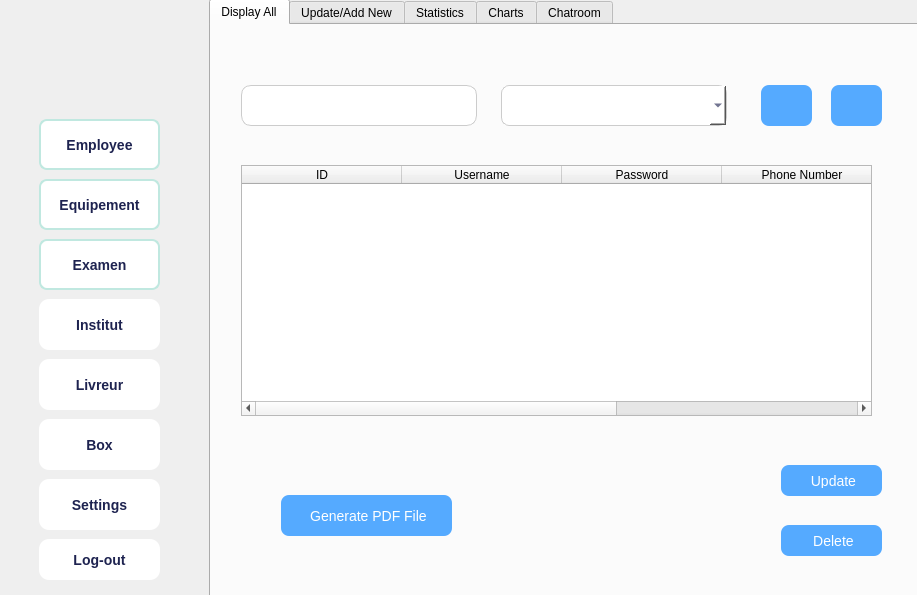
<?xml version="1.0" encoding="UTF-8"?>
<ui version="4.0">
 <class>Dialog</class>
 <widget class="QDialog" name="Dialog">
  <property name="geometry">
   <rect>
    <x>0</x>
    <y>0</y>
    <width>917</width>
    <height>595</height>
   </rect>
  </property>
  <property name="windowTitle">
   <string>Dialog</string>
  </property>
  <widget class="QWidget" name="LeftMenu" native="true">
   <property name="geometry">
    <rect>
     <x>-1</x>
     <y>-1</y>
     <width>211</width>
     <height>601</height>
    </rect>
   </property>
   <widget class="QWidget" name="verticalWidget" native="true">
    <property name="geometry">
     <rect>
      <x>0</x>
      <y>-10</y>
      <width>211</width>
      <height>671</height>
     </rect>
    </property>
    <property name="styleSheet">
     <string notr="true"> background: qlineargradient(
        x1: 0, y1: 0,
        x2: 0, y2: 1,
        stop: 0 #e3f2fd,   /* very light blue */
        stop: 0.5 #90caf9, /* soft sky blue */
        stop: 1 #1565c0    /* deep blue */
    );</string>
    </property>
    <widget class="QPushButton" name="pushButton">
     <property name="geometry">
      <rect>
       <x>40</x>
       <y>130</y>
       <width>121</width>
       <height>51</height>
      </rect>
     </property>
     <property name="font">
      <font>
       <pointsize>-1</pointsize>
       <bold>true</bold>
      </font>
     </property>
     <property name="styleSheet">
      <string notr="true"> background-color: #FFFFFF;
    border: 2px solid #C0E8E0;
    border-radius: 8px;
    padding: 6px 10px;
    font-size: 14px;
    color: #1E2350;</string>
     </property>
     <property name="text">
      <string>Employee</string>
     </property>
     <property name="icon">
      <iconset resource="Ressources.qrc">
       <normaloff>:/new/prefix1/Ressources/user-48.png</normaloff>:/new/prefix1/Ressources/user-48.png</iconset>
     </property>
    </widget>
    <widget class="QPushButton" name="pushButton_2">
     <property name="geometry">
      <rect>
       <x>40</x>
       <y>190</y>
       <width>121</width>
       <height>51</height>
      </rect>
     </property>
     <property name="font">
      <font>
       <pointsize>-1</pointsize>
       <bold>true</bold>
      </font>
     </property>
     <property name="styleSheet">
      <string notr="true"> background-color: #FFFFFF;
    border: 2px solid #C0E8E0;
    border-radius: 8px;
    padding: 6px 10px;
    font-size: 14px;
    color: #1E2350;</string>
     </property>
     <property name="text">
      <string>Equipement</string>
     </property>
     <property name="icon">
      <iconset resource="Ressources.qrc">
       <normaloff>:/new/prefix1/Ressources/tool-box-48.png</normaloff>:/new/prefix1/Ressources/tool-box-48.png</iconset>
     </property>
    </widget>
    <widget class="QPushButton" name="pushButton_3">
     <property name="geometry">
      <rect>
       <x>40</x>
       <y>250</y>
       <width>121</width>
       <height>51</height>
      </rect>
     </property>
     <property name="font">
      <font>
       <pointsize>-1</pointsize>
       <bold>true</bold>
      </font>
     </property>
     <property name="styleSheet">
      <string notr="true"> background-color: #FFFFFF;
    border: 2px solid #C0E8E0;
    border-radius: 8px;
    padding: 6px 10px;
    font-size: 14px;
    color: #1E2350;</string>
     </property>
     <property name="text">
      <string>Examen</string>
     </property>
     <property name="icon">
      <iconset resource="Ressources.qrc">
       <normaloff>:/new/prefix1/Ressources/paper-48.png</normaloff>:/new/prefix1/Ressources/paper-48.png</iconset>
     </property>
    </widget>
    <widget class="QPushButton" name="pushButton_4">
     <property name="geometry">
      <rect>
       <x>40</x>
       <y>310</y>
       <width>121</width>
       <height>51</height>
      </rect>
     </property>
     <property name="font">
      <font>
       <pointsize>-1</pointsize>
       <bold>true</bold>
      </font>
     </property>
     <property name="styleSheet">
      <string notr="true">  background-color: #FFFFFF;
    color: #1E2350;
    border-radius: 10px;
    font-size: 14px;
    padding: 8px;</string>
     </property>
     <property name="text">
      <string>Institut</string>
     </property>
     <property name="icon">
      <iconset resource="Ressources.qrc">
       <normaloff>:/new/prefix1/Ressources/building-48.png</normaloff>:/new/prefix1/Ressources/building-48.png</iconset>
     </property>
    </widget>
    <widget class="QPushButton" name="pushButton_9">
     <property name="geometry">
      <rect>
       <x>40</x>
       <y>370</y>
       <width>121</width>
       <height>51</height>
      </rect>
     </property>
     <property name="font">
      <font>
       <pointsize>-1</pointsize>
       <bold>true</bold>
      </font>
     </property>
     <property name="styleSheet">
      <string notr="true">  background-color: #FFFFFF;
    color: #1E2350;
    border-radius: 10px;
    font-size: 14px;
    padding: 8px;</string>
     </property>
     <property name="text">
      <string>Livreur</string>
     </property>
     <property name="icon">
      <iconset resource="Ressources.qrc">
       <normaloff>:/new/prefix1/Ressources/delivery-48.png</normaloff>:/new/prefix1/Ressources/delivery-48.png</iconset>
     </property>
    </widget>
    <widget class="QPushButton" name="pushButton_10">
     <property name="geometry">
      <rect>
       <x>40</x>
       <y>430</y>
       <width>121</width>
       <height>51</height>
      </rect>
     </property>
     <property name="font">
      <font>
       <pointsize>-1</pointsize>
       <bold>true</bold>
      </font>
     </property>
     <property name="styleSheet">
      <string notr="true">  background-color: #FFFFFF;
    color: #1E2350;
    border-radius: 10px;
    font-size: 14px;
    padding: 8px;</string>
     </property>
     <property name="text">
      <string>Box</string>
     </property>
     <property name="icon">
      <iconset resource="Ressources.qrc">
       <normaloff>:/new/prefix1/Ressources/tool-box-48.png</normaloff>:/new/prefix1/Ressources/tool-box-48.png</iconset>
     </property>
    </widget>
    <widget class="QPushButton" name="pushButton_13">
     <property name="geometry">
      <rect>
       <x>40</x>
       <y>490</y>
       <width>121</width>
       <height>51</height>
      </rect>
     </property>
     <property name="font">
      <font>
       <pointsize>-1</pointsize>
       <bold>true</bold>
      </font>
     </property>
     <property name="styleSheet">
      <string notr="true">  background-color: #FFFFFF;
    color: #1E2350;
    border-radius: 10px;
    font-size: 14px;
    padding: 8px;</string>
     </property>
     <property name="text">
      <string>Settings</string>
     </property>
     <property name="icon">
      <iconset resource="Ressources.qrc">
       <normaloff>:/new/prefix1/Ressources/settings-5-48.png</normaloff>:/new/prefix1/Ressources/settings-5-48.png</iconset>
     </property>
    </widget>
    <widget class="QPushButton" name="pushButton_17">
     <property name="geometry">
      <rect>
       <x>40</x>
       <y>550</y>
       <width>121</width>
       <height>41</height>
      </rect>
     </property>
     <property name="font">
      <font>
       <pointsize>-1</pointsize>
       <bold>true</bold>
      </font>
     </property>
     <property name="styleSheet">
      <string notr="true">  background-color: #FFFFFF;
    color: #1E2350;
    border-radius: 10px;
    font-size: 14px;
    padding: 8px;</string>
     </property>
     <property name="text">
      <string>Log-out</string>
     </property>
     <property name="icon">
      <iconset resource="Ressources.qrc">
       <normaloff>:/new/prefix1/Ressources/logout-48.png</normaloff>:/new/prefix1/Ressources/logout-48.png</iconset>
     </property>
    </widget>
    <widget class="QLabel" name="label_8">
     <property name="geometry">
      <rect>
       <x>0</x>
       <y>-10</y>
       <width>201</width>
       <height>191</height>
      </rect>
     </property>
     <property name="styleSheet">
      <string notr="true">image: url(:/new/prefix1/Ressources/e0ff5635-a1d6-406a-ae4c-6240633d745e.png);
background:transparent;</string>
     </property>
     <property name="text">
      <string/>
     </property>
    </widget>
   </widget>
  </widget>
  <widget class="QStackedWidget" name="stackedWidget">
   <property name="geometry">
    <rect>
     <x>209</x>
     <y>-1</y>
     <width>711</width>
     <height>601</height>
    </rect>
   </property>
   <property name="currentIndex">
    <number>0</number>
   </property>
   <widget class="QWidget" name="page">
    <widget class="QTabWidget" name="tabWidget">
     <property name="geometry">
      <rect>
       <x>0</x>
       <y>0</y>
       <width>711</width>
       <height>611</height>
      </rect>
     </property>
     <property name="layoutDirection">
      <enum>Qt::LayoutDirection::LeftToRight</enum>
     </property>
     <property name="autoFillBackground">
      <bool>true</bool>
     </property>
     <property name="styleSheet">
      <string notr="true">color: rgb(0, 0, 0);
font: 700 8pt &quot;Segoe UI&quot;;
font: 700 10pt &quot;Segoe UI&quot;;

 </string>
     </property>
     <property name="tabPosition">
      <enum>QTabWidget::TabPosition::North</enum>
     </property>
     <property name="tabShape">
      <enum>QTabWidget::TabShape::Rounded</enum>
     </property>
     <property name="currentIndex">
      <number>0</number>
     </property>
     <property name="elideMode">
      <enum>Qt::TextElideMode::ElideNone</enum>
     </property>
     <property name="movable">
      <bool>false</bool>
     </property>
     <property name="tabBarAutoHide">
      <bool>false</bool>
     </property>
     <widget class="QWidget" name="tab">
      <attribute name="title">
       <string>Display All</string>
      </attribute>
      <widget class="QLineEdit" name="recherche">
       <property name="geometry">
        <rect>
         <x>30</x>
         <y>60</y>
         <width>236</width>
         <height>41</height>
        </rect>
       </property>
       <property name="styleSheet">
        <string notr="true">  background-color: #FFFFFF;
    color: #1E2350;
    border: 1px solid #ccc;
    border-radius: 10px;
    font-size: 14px;
    padding: 8px 12px;
    min-width: 200px;</string>
       </property>
       <property name="text">
        <string/>
       </property>
       <property name="placeholderText">
        <string/>
       </property>
      </widget>
      <widget class="QLabel" name="label">
       <property name="geometry">
        <rect>
         <x>190</x>
         <y>70</y>
         <width>61</width>
         <height>21</height>
        </rect>
       </property>
       <property name="styleSheet">
        <string notr="true">image: url(:/new/prefix1/Ressources/search-3-48.png);</string>
       </property>
       <property name="text">
        <string/>
       </property>
      </widget>
      <widget class="QComboBox" name="comboFilterRole">
       <property name="geometry">
        <rect>
         <x>290</x>
         <y>60</y>
         <width>226</width>
         <height>41</height>
        </rect>
       </property>
       <property name="styleSheet">
        <string notr="true">background-color: #FFFFFF;
    color: #1E2350;
    border: 1px solid #ccc;
    border-radius: 8px;
    padding: 6px 30px 6px 10px;
    font-size: 14px;
    min-width: 150px;</string>
       </property>
      </widget>
      <widget class="QPushButton" name="pushButton_6">
       <property name="geometry">
        <rect>
         <x>70</x>
         <y>470</y>
         <width>171</width>
         <height>41</height>
        </rect>
       </property>
       <property name="styleSheet">
        <string notr="true">background-color: rgb(85, 170, 255);
font: 700 10pt &quot;Segoe UI&quot;;
    color: #FFFFFF;
    border: none;
    border-radius: 8px;
    padding: 8px 16px;
    font-size: 14px;</string>
       </property>
       <property name="text">
        <string> Generate PDF File</string>
       </property>
       <property name="icon">
        <iconset resource="Ressources.qrc">
         <normaloff>:/new/prefix1/Ressources/pdf-file-svgrepo-com.svg</normaloff>:/new/prefix1/Ressources/pdf-file-svgrepo-com.svg</iconset>
       </property>
      </widget>
      <widget class="QPushButton" name="pushButton_7">
       <property name="geometry">
        <rect>
         <x>570</x>
         <y>440</y>
         <width>101</width>
         <height>31</height>
        </rect>
       </property>
       <property name="styleSheet">
        <string notr="true">background-color: rgb(85, 170, 255);
font: 700 10pt &quot;Segoe UI&quot;;
    color: #FFFFFF;
    border: none;
    border-radius: 8px;
    padding: 8px 16px;
    font-size: 14px;</string>
       </property>
       <property name="text">
        <string> Update</string>
       </property>
       <property name="icon">
        <iconset resource="Ressources.qrc">
         <normaloff>:/new/prefix1/Ressources/update-icon.svg</normaloff>:/new/prefix1/Ressources/update-icon.svg</iconset>
       </property>
      </widget>
      <widget class="QPushButton" name="pushButton_8">
       <property name="geometry">
        <rect>
         <x>570</x>
         <y>500</y>
         <width>101</width>
         <height>31</height>
        </rect>
       </property>
       <property name="styleSheet">
        <string notr="true">background-color: rgb(85, 170, 255);
font: 700 10pt &quot;Segoe UI&quot;;
    color: #FFFFFF;
    border: none;
    border-radius: 8px;
    padding: 8px 16px;
    font-size: 14px;</string>
       </property>
       <property name="text">
        <string> Delete</string>
       </property>
       <property name="icon">
        <iconset resource="Ressources.qrc">
         <normaloff>:/new/prefix1/Ressources/delete-button-svgrepo-com.svg</normaloff>:/new/prefix1/Ressources/delete-button-svgrepo-com.svg</iconset>
       </property>
      </widget>
      <widget class="QTableWidget" name="tab1">
       <property name="geometry">
        <rect>
         <x>30</x>
         <y>140</y>
         <width>631</width>
         <height>251</height>
        </rect>
       </property>
       <property name="styleSheet">
        <string notr="true">background-color: rgb(157, 157, 157);
background-color: rgb(14, 0, 214);
background-color: rgb(179, 179, 179);
tableWidget-&gt;horizontalHeader()-&gt;setSectionResizeMode(0, QHeaderView::Stretch); 
tableWidget-&gt;horizontalHeader()-&gt;setSectionResizeMode(1, QHeaderView::ResizeToContents); 
</string>
       </property>
       <attribute name="horizontalHeaderCascadingSectionResizes">
        <bool>false</bool>
       </attribute>
       <attribute name="horizontalHeaderMinimumSectionSize">
        <number>45</number>
       </attribute>
       <attribute name="horizontalHeaderDefaultSectionSize">
        <number>160</number>
       </attribute>
       <attribute name="horizontalHeaderHighlightSections">
        <bool>true</bool>
       </attribute>
       <attribute name="verticalHeaderCascadingSectionResizes">
        <bool>false</bool>
       </attribute>
       <column>
        <property name="text">
         <string>ID</string>
        </property>
        <property name="background">
         <color>
          <red>85</red>
          <green>170</green>
          <blue>255</blue>
         </color>
        </property>
       </column>
       <column>
        <property name="text">
         <string>Username</string>
        </property>
        <property name="background">
         <color>
          <red>85</red>
          <green>170</green>
          <blue>255</blue>
         </color>
        </property>
       </column>
       <column>
        <property name="text">
         <string>Password</string>
        </property>
        <property name="background">
         <color>
          <red>85</red>
          <green>170</green>
          <blue>255</blue>
         </color>
        </property>
       </column>
       <column>
        <property name="text">
         <string>Phone Number</string>
        </property>
        <property name="background">
         <color>
          <red>85</red>
          <green>170</green>
          <blue>255</blue>
         </color>
        </property>
       </column>
       <column>
        <property name="text">
         <string>Role</string>
        </property>
       </column>
      </widget>
      <widget class="QPushButton" name="b12">
       <property name="geometry">
        <rect>
         <x>550</x>
         <y>60</y>
         <width>51</width>
         <height>41</height>
        </rect>
       </property>
       <property name="toolTip">
        <string>&lt;html&gt;&lt;head/&gt;&lt;body&gt;&lt;p&gt;&lt;img src=&quot;:/ressources/up-and-down-arrow.png&quot;/&gt;&lt;/p&gt;&lt;/body&gt;&lt;/html&gt;</string>
       </property>
       <property name="whatsThis">
        <string>&lt;html&gt;&lt;head/&gt;&lt;body&gt;&lt;p&gt;&lt;img src=&quot;:/ressources/up-and-down-arrow.png&quot;/&gt;&lt;/p&gt;&lt;/body&gt;&lt;/html&gt;</string>
       </property>
       <property name="styleSheet">
        <string notr="true">background-image: url(:/ressources/up-and-down-arrow.png);
background-color: rgb(85, 170, 255);
font: 700 10pt &quot;Segoe UI&quot;;
    color: #FFFFFF;
    border: none;
    border-radius: 8px;
    padding: 8px 16px;
    font-size: 14px;</string>
       </property>
       <property name="text">
        <string/>
       </property>
       <property name="icon">
        <iconset theme="QIcon::ThemeIcon::GoDown"/>
       </property>
      </widget>
      <widget class="QPushButton" name="b13">
       <property name="geometry">
        <rect>
         <x>620</x>
         <y>60</y>
         <width>51</width>
         <height>41</height>
        </rect>
       </property>
       <property name="toolTip">
        <string>&lt;html&gt;&lt;head/&gt;&lt;body&gt;&lt;p&gt;&lt;img src=&quot;:/ressources/up-and-down-arrow.png&quot;/&gt;&lt;/p&gt;&lt;/body&gt;&lt;/html&gt;</string>
       </property>
       <property name="whatsThis">
        <string>&lt;html&gt;&lt;head/&gt;&lt;body&gt;&lt;p&gt;&lt;img src=&quot;:/ressources/up-and-down-arrow.png&quot;/&gt;&lt;/p&gt;&lt;/body&gt;&lt;/html&gt;</string>
       </property>
       <property name="styleSheet">
        <string notr="true">background-image: url(:/ressources/up-and-down-arrow.png);
background-color: rgb(85, 170, 255);
font: 700 10pt &quot;Segoe UI&quot;;
    color: #FFFFFF;
    border: none;
    border-radius: 8px;
    padding: 8px 16px;
    font-size: 14px;</string>
       </property>
       <property name="text">
        <string/>
       </property>
       <property name="icon">
        <iconset theme="QIcon::ThemeIcon::GoUp"/>
       </property>
      </widget>
     </widget>
     <widget class="QWidget" name="tab_2">
      <attribute name="title">
       <string>Update/Add New</string>
      </attribute>
      <widget class="QWidget" name="widget" native="true">
       <property name="geometry">
        <rect>
         <x>40</x>
         <y>30</y>
         <width>641</width>
         <height>521</height>
        </rect>
       </property>
       <property name="styleSheet">
        <string notr="true">background-color: #D3D3D3; border-radius: 15px;</string>
       </property>
       <widget class="QLabel" name="label_2">
        <property name="geometry">
         <rect>
          <x>60</x>
          <y>110</y>
          <width>101</width>
          <height>41</height>
         </rect>
        </property>
        <property name="styleSheet">
         <string notr="true"> background-color: #FFFFFF;
    border: 2px solid #C0E8E0;
    border-radius: 8px;
    padding: 6px 10px;
    font-size: 14px;
    color: #1E2350;</string>
        </property>
        <property name="text">
         <string>Username</string>
        </property>
       </widget>
       <widget class="QLabel" name="label_3">
        <property name="geometry">
         <rect>
          <x>60</x>
          <y>180</y>
          <width>101</width>
          <height>41</height>
         </rect>
        </property>
        <property name="styleSheet">
         <string notr="true"> background-color: #FFFFFF;
    border: 2px solid #C0E8E0;
    border-radius: 8px;
    padding: 6px 10px;
    font-size: 14px;
    color: #1E2350;</string>
        </property>
        <property name="text">
         <string>Password</string>
        </property>
       </widget>
       <widget class="QLabel" name="label_4">
        <property name="geometry">
         <rect>
          <x>60</x>
          <y>250</y>
          <width>101</width>
          <height>41</height>
         </rect>
        </property>
        <property name="styleSheet">
         <string notr="true"> background-color: #FFFFFF;
    border: 2px solid #C0E8E0;
    border-radius: 8px;
    padding: 6px 10px;
    font-size: 14px;
    color: #1E2350;</string>
        </property>
        <property name="text">
         <string>Number</string>
        </property>
       </widget>
       <widget class="QLabel" name="label_5">
        <property name="geometry">
         <rect>
          <x>200</x>
          <y>20</y>
          <width>201</width>
          <height>41</height>
         </rect>
        </property>
        <property name="styleSheet">
         <string notr="true">   color: #1E2350;
font: 9pt &quot;Segoe UI&quot;;
font:  24pt ;</string>
        </property>
        <property name="text">
         <string>My Profile</string>
        </property>
        <property name="alignment">
         <set>Qt::AlignmentFlag::AlignCenter</set>
        </property>
       </widget>
       <widget class="QLabel" name="label_6">
        <property name="geometry">
         <rect>
          <x>20</x>
          <y>10</y>
          <width>81</width>
          <height>61</height>
         </rect>
        </property>
        <property name="styleSheet">
         <string notr="true">image: url(:/new/prefix1/Ressources/user-profile-svgrepo-com.svg);</string>
        </property>
        <property name="text">
         <string/>
        </property>
       </widget>
       <widget class="QLabel" name="label_7">
        <property name="geometry">
         <rect>
          <x>60</x>
          <y>320</y>
          <width>101</width>
          <height>41</height>
         </rect>
        </property>
        <property name="styleSheet">
         <string notr="true"> background-color: #FFFFFF;
    border: 2px solid #C0E8E0;
    border-radius: 8px;
    padding: 6px 10px;
    font-size: 14px;
    color: #1E2350;</string>
        </property>
        <property name="text">
         <string> Role</string>
        </property>
       </widget>
       <widget class="QLineEdit" name="Userset">
        <property name="geometry">
         <rect>
          <x>170</x>
          <y>120</y>
          <width>271</width>
          <height>31</height>
         </rect>
        </property>
        <property name="styleSheet">
         <string notr="true"> background-color: #FFFFFF;
    border: 2px solid #C0E8E0;
    border-radius: 8px;
    padding: 6px 10px;
    font-size: 14px;
    color: #1E2350;</string>
        </property>
        <property name="placeholderText">
         <string/>
        </property>
        <property name="cursorMoveStyle">
         <enum>Qt::CursorMoveStyle::LogicalMoveStyle</enum>
        </property>
       </widget>
       <widget class="QLineEdit" name="Passset">
        <property name="geometry">
         <rect>
          <x>170</x>
          <y>190</y>
          <width>271</width>
          <height>31</height>
         </rect>
        </property>
        <property name="styleSheet">
         <string notr="true"> background-color: #FFFFFF;
    border: 2px solid #C0E8E0;
    border-radius: 8px;
    padding: 6px 10px;
    font-size: 14px;
    color: #1E2350;</string>
        </property>
        <property name="placeholderText">
         <string/>
        </property>
        <property name="cursorMoveStyle">
         <enum>Qt::CursorMoveStyle::LogicalMoveStyle</enum>
        </property>
       </widget>
       <widget class="QLineEdit" name="Number">
        <property name="geometry">
         <rect>
          <x>170</x>
          <y>260</y>
          <width>271</width>
          <height>31</height>
         </rect>
        </property>
        <property name="styleSheet">
         <string notr="true"> background-color: #FFFFFF;
    border: 2px solid #C0E8E0;
    border-radius: 8px;
    padding: 6px 10px;
    font-size: 14px;
    color: #1E2350;</string>
        </property>
        <property name="placeholderText">
         <string/>
        </property>
        <property name="cursorMoveStyle">
         <enum>Qt::CursorMoveStyle::LogicalMoveStyle</enum>
        </property>
       </widget>
       <widget class="QWidget" name="widget_2" native="true">
        <property name="geometry">
         <rect>
          <x>180</x>
          <y>320</y>
          <width>351</width>
          <height>91</height>
         </rect>
        </property>
        <property name="styleSheet">
         <string notr="true"> background-color: #FFFFFF;
    border: 2px solid #C0E8E0;
    border-radius: 8px;
    padding: 6px 10px;
    font-size: 14px;
    color: #1E2350;</string>
        </property>
        <widget class="QRadioButton" name="r3">
         <property name="geometry">
          <rect>
           <x>240</x>
           <y>10</y>
           <width>101</width>
           <height>31</height>
          </rect>
         </property>
         <property name="font">
          <font>
           <family>Segoe UI</family>
           <pointsize>-1</pointsize>
           <italic>false</italic>
           <bold>true</bold>
          </font>
         </property>
         <property name="styleSheet">
          <string notr="true"> background-color: #FFFFFF;
    border: 2px solid #C0E8E0;
    border-radius: 8px;
    padding: 6px 10px;
    font-size: 14px;
    color: #1E2350;</string>
         </property>
         <property name="text">
          <string>Employee</string>
         </property>
        </widget>
        <widget class="QRadioButton" name="r6">
         <property name="geometry">
          <rect>
           <x>240</x>
           <y>50</y>
           <width>101</width>
           <height>31</height>
          </rect>
         </property>
         <property name="font">
          <font>
           <family>Segoe UI</family>
           <pointsize>-1</pointsize>
           <italic>false</italic>
           <bold>true</bold>
          </font>
         </property>
         <property name="styleSheet">
          <string notr="true"> background-color: #FFFFFF;
    border: 2px solid #C0E8E0;
    border-radius: 8px;
    padding: 6px 10px;
    font-size: 14px;
    color: #1E2350;</string>
         </property>
         <property name="text">
          <string>R.Box</string>
         </property>
        </widget>
        <widget class="QRadioButton" name="r2">
         <property name="geometry">
          <rect>
           <x>120</x>
           <y>10</y>
           <width>101</width>
           <height>31</height>
          </rect>
         </property>
         <property name="font">
          <font>
           <family>Segoe UI</family>
           <pointsize>-1</pointsize>
           <italic>false</italic>
           <bold>true</bold>
          </font>
         </property>
         <property name="styleSheet">
          <string notr="true"> background-color: #FFFFFF;
    border: 2px solid #C0E8E0;
    border-radius: 8px;
    padding: 6px 10px;
    font-size: 14px;
    color: #1E2350;</string>
         </property>
         <property name="text">
          <string>Institut</string>
         </property>
        </widget>
        <widget class="QRadioButton" name="r5">
         <property name="geometry">
          <rect>
           <x>120</x>
           <y>50</y>
           <width>101</width>
           <height>31</height>
          </rect>
         </property>
         <property name="font">
          <font>
           <family>Segoe UI</family>
           <pointsize>-1</pointsize>
           <italic>false</italic>
           <bold>true</bold>
          </font>
         </property>
         <property name="styleSheet">
          <string notr="true"> background-color: #FFFFFF;
    border: 2px solid #C0E8E0;
    border-radius: 8px;
    padding: 6px 10px;
    font-size: 14px;
    color: #1E2350;</string>
         </property>
         <property name="text">
          <string>R.examen</string>
         </property>
        </widget>
        <widget class="QRadioButton" name="r1">
         <property name="geometry">
          <rect>
           <x>10</x>
           <y>10</y>
           <width>101</width>
           <height>31</height>
          </rect>
         </property>
         <property name="font">
          <font>
           <family>Segoe UI</family>
           <pointsize>-1</pointsize>
           <italic>false</italic>
           <bold>true</bold>
          </font>
         </property>
         <property name="styleSheet">
          <string notr="true"> background-color: #FFFFFF;
    border: 2px solid #C0E8E0;
    border-radius: 8px;
    padding: 6px 10px;
    font-size: 14px;
    color: #1E2350;</string>
         </property>
         <property name="text">
          <string>Livreur</string>
         </property>
        </widget>
        <widget class="QRadioButton" name="r4">
         <property name="geometry">
          <rect>
           <x>10</x>
           <y>50</y>
           <width>101</width>
           <height>31</height>
          </rect>
         </property>
         <property name="font">
          <font>
           <family>Segoe UI</family>
           <pointsize>-1</pointsize>
           <italic>false</italic>
           <bold>true</bold>
          </font>
         </property>
         <property name="styleSheet">
          <string notr="true"> background-color: #FFFFFF;
    border: 2px solid #C0E8E0;
    border-radius: 8px;
    padding: 6px 10px;
    font-size: 14px;
    color: #1E2350;</string>
         </property>
         <property name="text">
          <string>R.equip</string>
         </property>
        </widget>
       </widget>
       <widget class="QPushButton" name="pushButton_11">
        <property name="geometry">
         <rect>
          <x>360</x>
          <y>450</y>
          <width>121</width>
          <height>31</height>
         </rect>
        </property>
        <property name="styleSheet">
         <string notr="true">background-color: rgb(85, 170, 255);
font: 700 10pt &quot;Segoe UI&quot;;
    color: #FFFFFF;
    border: none;
    border-radius: 8px;
    padding: 8px 16px;
    font-size: 14px;</string>
        </property>
        <property name="text">
         <string> Update</string>
        </property>
        <property name="icon">
         <iconset resource="Ressources.qrc">
          <normaloff>:/new/prefix1/Ressources/update-icon.svg</normaloff>:/new/prefix1/Ressources/update-icon.svg</iconset>
        </property>
       </widget>
       <widget class="QPushButton" name="pushButton_12">
        <property name="geometry">
         <rect>
          <x>170</x>
          <y>450</y>
          <width>121</width>
          <height>31</height>
         </rect>
        </property>
        <property name="styleSheet">
         <string notr="true">background-color: rgb(85, 170, 255);
font: 700 10pt &quot;Segoe UI&quot;;
    color: #FFFFFF;
    border: none;
    border-radius: 8px;
    padding: 8px 16px;
    font-size: 14px;</string>
        </property>
        <property name="text">
         <string>Add</string>
        </property>
        <property name="icon">
         <iconset resource="Ressources.qrc">
          <normaloff>:/new/prefix1/Ressources/add-circle-outline-svgrepo-com.svg</normaloff>:/new/prefix1/Ressources/add-circle-outline-svgrepo-com.svg</iconset>
        </property>
       </widget>
       <zorder>widget_2</zorder>
       <zorder>label_2</zorder>
       <zorder>label_3</zorder>
       <zorder>label_4</zorder>
       <zorder>label_5</zorder>
       <zorder>label_6</zorder>
       <zorder>label_7</zorder>
       <zorder>Userset</zorder>
       <zorder>Passset</zorder>
       <zorder>Number</zorder>
       <zorder>pushButton_11</zorder>
       <zorder>pushButton_12</zorder>
      </widget>
     </widget>
     <widget class="QWidget" name="tab_3">
      <attribute name="title">
       <string>Statistics</string>
      </attribute>
     </widget>
     <widget class="QWidget" name="tab_4">
      <attribute name="title">
       <string>Charts</string>
      </attribute>
     </widget>
     <widget class="QWidget" name="tab_5">
      <attribute name="title">
       <string>Chatroom</string>
      </attribute>
      <widget class="QTextBrowser" name="chatHistory">
       <property name="geometry">
        <rect>
         <x>25</x>
         <y>41</y>
         <width>461</width>
         <height>341</height>
        </rect>
       </property>
      </widget>
      <widget class="QLineEdit" name="messageEdit">
       <property name="geometry">
        <rect>
         <x>100</x>
         <y>390</y>
         <width>311</width>
         <height>31</height>
        </rect>
       </property>
       <property name="styleSheet">
        <string notr="true"> background-color: #FFFFFF;
    border: 2px solid #C0E8E0;
    border-radius: 8px;
    padding: 6px 10px;
    font-size: 14px;
    color: #1E2350;</string>
       </property>
      </widget>
      <widget class="QPushButton" name="sendBtn">
       <property name="geometry">
        <rect>
         <x>200</x>
         <y>430</y>
         <width>111</width>
         <height>41</height>
        </rect>
       </property>
       <property name="styleSheet">
        <string notr="true">background-color: rgb(85, 170, 255);
font: 700 10pt &quot;Segoe UI&quot;;
    color: #FFFFFF;
    border: none;
    border-radius: 8px;
    padding: 8px 16px;
    font-size: 14px;</string>
       </property>
       <property name="text">
        <string>Send</string>
       </property>
      </widget>
      <widget class="QListWidget" name="listWidget">
       <property name="geometry">
        <rect>
         <x>530</x>
         <y>40</y>
         <width>161</width>
         <height>341</height>
        </rect>
       </property>
      </widget>
     </widget>
    </widget>
   </widget>
   <widget class="QWidget" name="page_2"/>
  </widget>
 </widget>
 <resources>
  <include location="Ressources.qrc"/>
 </resources>
 <connections/>
</ui>
